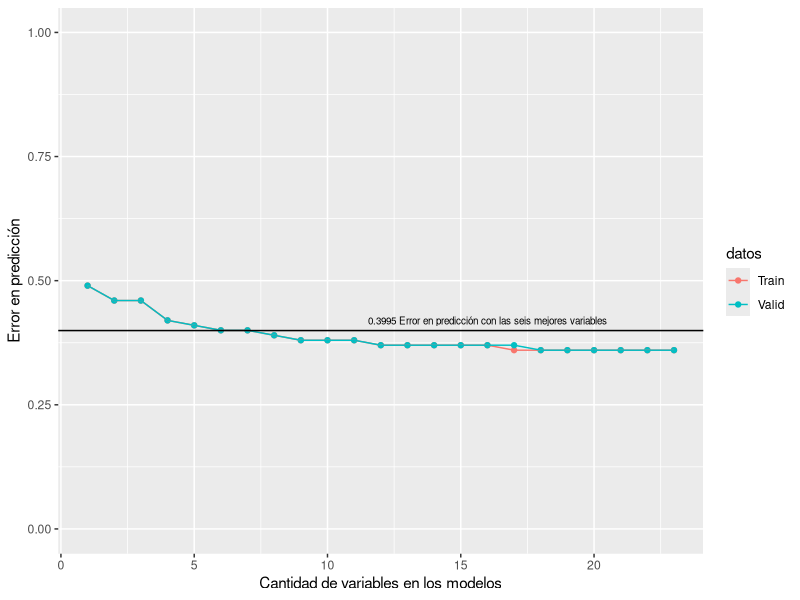

This figure's R source:
## ---- chunk 1
knitr::opts_chunk$set(echo = TRUE)
## ---- chunk 2
vmm <- c("P5210s16", "P6100", "P6040", "P6240", "P6170", "P4020",
          "Dpto", "P5210s22", "P7505", "P6008", "P6160", "P4030s4",
          "P5090", "P7480s8", "P5210s3",  "P5210s10", "P6020", "P7480s6",
          "P4030s3", "P5210s2", "P5210s9", "P5210s20", "P4010")

pmm <- c(0.5110944, 0.5353788, 0.5431182, 0.5789106,
         0.5926614, 0.6005111, 0.6047392, 0.6126992,
         0.6181591, 0.6216335, 0.6245014, 0.6266522,
         0.6289134, 0.6296855, 0.6312297, 0.6323510,
         0.6351821, 0.6356601, 0.6360829, 0.6366528,
         0.6367998, 0.6375903, 0.6380131)
precValid1 <- c(0.5107429,0.5347336,0.5419951,0.5790840,0.5927569, 0.5996048,0.6049820,0.6124503,0.6177356,0.6210906,0.6238482,0.6267895, 0.6285590,0.6289956,0.6309258,0.6315693,0.6350392,0.6350851, 0.6353839,0.6352460,0.6367167,0.6368086,0.637015)

precValid2 <- c(0.5102604,0.5351702,0.5425006,0.5782108,0.5916998,0.5999265,0.6038330,0.6135074,0.6192752,0.6232277,0.6257555,0.6279155,0.6291105,0.6300526,0.6317761,0.6330400,0.6359354,0.6360273,0.6365558,0.6367167,0.6371533,0.6375210,0.6380955)

precValid3 <- c(0.5123621,0.5357767,0.5413603,0.5788373,0.5923943,0.6000000,0.6033318,0.6121783,0.6186811,0.6217142,0.6236673,0.6261489,0.6276884,0.6285616,0.6307904,0.6317096,0.6351333,0.6353171,0.6354550,0.6351562,0.6371783,0.6371783,0.6376608)

precValid4 <- c(0.5105014,0.5354796,0.5434303,0.5791397,0.5926743,0.6000735,0.6046234,0.6100924,0.6165954,0.6199963,0.6221334,0.6243394, 0.6261087,0.6284066,0.6289352,0.6296245,0.6333471,0.6336458,0.6345190,0.6339446,0.6346339,0.6356910,0.6357829)

precValid5 <- c(0.5116049,0.5357340,0.5455694,0.5784999,0.5940574,0.6017557,0.6049499,0.6130848,0.6187839,0.6213577,0.6249425,0.6272406, 0.6296305,0.6302050,0.6317676,0.6324111,0.6347091,0.6352376,0.6355823,0.6360649,0.6376275,0.6380642,0.6380642)

precValid <- (precValid1 + precValid2 + precValid3 +
        precValid4 + precValid5)/5

errorValid <- 1 - precValid

#Gráfica validation error y training error
df <- data.frame(error = c(1-pmm,errorValid),
                 datos = c(rep("Train",length(pmm)),
                           rep("Valid", length(pmm))),
                 modelos = as.integer(rep(1:length(pmm),2)))
library(ggplot2)
ggplot(df, aes(y=round(error,2), x=modelos, col=datos)) +
        geom_point() +
        geom_line() +
        scale_y_continuous(limits = c(0.0,1))+
        xlab("Cantidad de variables en los modelos")+
        ylab("Error en predicción") +
        geom_hline(yintercept=0.3994889)+
        annotate("text",16,0.42,label="0.3995 Error en predicción con las seis mejores variables",size=2.5)
